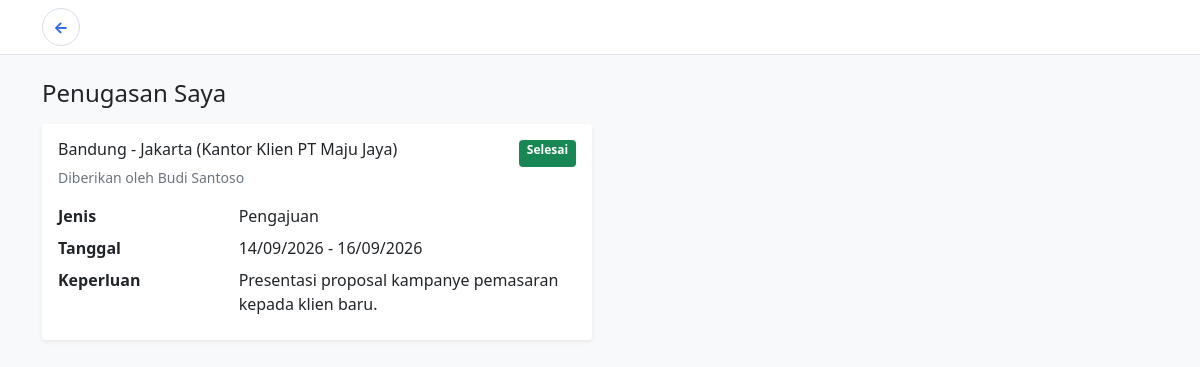
The page /penugasan_karyawan.php (signed in) on the database its author committed.
### tables this page shows
CREATE TABLE IF NOT EXISTS `penugasan` (
    `id_penugasan` INT UNSIGNED NOT NULL AUTO_INCREMENT,
    `id_pengajuan` INT UNSIGNED DEFAULT NULL,
    `id_karyawan` INT UNSIGNED NOT NULL,
    `id_atasan` INT UNSIGNED NOT NULL,
    `jenis` ENUM('Pengajuan', 'Langsung') NOT NULL,
    `tujuan` VARCHAR(150) NOT NULL,
    `tanggal_berangkat` DATE NOT NULL,
    `tanggal_pulang` DATE NOT NULL,
    `keperluan` TEXT NOT NULL,
    `status` ENUM('Aktif', 'Selesai') NOT NULL DEFAULT 'Aktif',
    `catatan` TEXT DEFAULT NULL,
    PRIMARY KEY (`id_penugasan`),
    CONSTRAINT `fk_penugasan_pengajuan`
        FOREIGN KEY (`id_pengajuan`) REFERENCES `pengajuan` (`id_pengajuan`)
        ON UPDATE CASCADE
        ON DELETE SET NULL,
    CONSTRAINT `fk_penugasan_karyawan`
        FOREIGN KEY (`id_karyawan`) REFERENCES `karyawan` (`id_karyawan`)
        ON UPDATE CASCADE
        ON DELETE CASCADE,
    CONSTRAINT `fk_penugasan_atasan`
        FOREIGN KEY (`id_atasan`) REFERENCES `karyawan` (`id_karyawan`)
        ON UPDATE CASCADE
        ON DELETE RESTRICT,
    CONSTRAINT `chk_penugasan_tanggal`
        CHECK (`tanggal_pulang` >= `tanggal_berangkat`)
);

CREATE TABLE IF NOT EXISTS `karyawan` (
    `id_karyawan` INT UNSIGNED NOT NULL AUTO_INCREMENT,
    `id_user` INT UNSIGNED NOT NULL,
    `nama` VARCHAR(100) NOT NULL,
    `nip` VARCHAR(30) NOT NULL,
    `jabatan` VARCHAR(100) NOT NULL,
    `departemen` VARCHAR(100) NOT NULL,
    `no_hp` VARCHAR(20) DEFAULT NULL,
    `alamat` TEXT DEFAULT NULL,
    PRIMARY KEY (`id_karyawan`),
    UNIQUE KEY `uq_karyawan_nip` (`nip`),
    UNIQUE KEY `uq_karyawan_id_user` (`id_user`),
    CONSTRAINT `fk_karyawan_users`
        FOREIGN KEY (`id_user`) REFERENCES `users` (`id`)
        ON UPDATE CASCADE
        ON DELETE CASCADE
);

### penugasan_karyawan.php (the view, shortened to what this page needs)
<?php
$conn = connection();
$stmt = $conn->prepare("SELECT id_karyawan FROM karyawan WHERE id_user = ?");
$stmt->bind_param("i", $_SESSION["user_id"]);
$stmt->execute();
$employee = $stmt->get_result()->fetch_assoc();
$assignments = [];
if ($employee) {
    $employeeId = (int) $employee["id_karyawan"];
    $stmt = $conn->prepare(
        "SELECT t.*, a.nama AS nama_atasan
         FROM penugasan t
         JOIN karyawan a ON a.id_karyawan = t.id_atasan
         WHERE t.id_karyawan = ?
         ORDER BY t.id_penugasan DESC"
    );
    $stmt->bind_param("i", $employeeId);
    $stmt->execute();
    $result = $stmt->get_result();
    while ($row = $result->fetch_assoc()) {
        $assignments[] = $row;
    }
}
?>
<!doctype html>
<html lang="id">
<head>
    <link href="https://cdn.jsdelivr.net/npm/bootstrap@5.0.2/dist/css/bootstrap.min.css" rel="stylesheet">
</head>
<body class="bg-light">
<nav class="navbar navbar-light bg-white border-bottom">
    <div class="container"><a class="back-circle" href="index.php" aria-label="Kembali ke Dashboard">←</a></div>
</nav>
<main class="container py-4">
    <h1 class="h4 mb-3">Penugasan Saya</h1>
    <div class="row g-3">
        <?php foreach ($assignments as $assignment): ?>
            <div class="col-lg-6">
                <div class="card border-0 shadow-sm h-100">
                    <div class="card-body">
                        <div class="d-flex justify-content-between">
                            <h2 class="h6"><?= htmlspecialchars($assignment["tujuan"]) ?></h2>
                            <span class="badge bg-<?= $assignment["status"] === "Aktif" ? "primary" : "success" ?>">
                                <?= htmlspecialchars($assignment["status"]) ?>
                            </span>
                        </div>
                        <div class="small text-muted mb-3">Diberikan oleh <?= htmlspecialchars($assignment["nama_atasan"]) ?></div>
                        <dl class="row mb-0">
                            <dt class="col-4">Jenis</dt><dd class="col-8"><?= htmlspecialchars($assignment["jenis"]) ?></dd>
                            <dt class="col-4">Tanggal</dt><dd class="col-8"><?= date("d/m/Y", strtotime($assignment["tanggal_berangkat"])) ?> - <?= date("d/m/Y", strtotime($assignment["tanggal_pulang"])) ?></dd>
                            <dt class="col-4">Keperluan</dt><dd class="col-8"><?= nl2br(htmlspecialchars($assignment["keperluan"])) ?></dd>
                        </dl>
                    </div>
                </div>
            </div>
        <?php endforeach; ?>
    </div>
</main>
</body>
</html>

### penugasan_karyawan.php (style rules this page uses)
.back-circle { width:38px;height:38px;display:inline-grid;place-items:center;border:1px solid #d7deea;border-radius:50%;background:#fff;color:#2563eb;text-decoration:none;font-weight:700 }

### rows shown on the page
penugasan: tujuan "Bandung - Jakarta (Kantor Klien PT Maju Jaya)", status "Selesai", id_atasan.nama "Budi Santoso", jenis "Pengajuan", tanggal_berangkat "14/09/2026", tanggal_pulang "16/09/2026", keperluan "Presentasi proposal kampanye pemasaran kepada klien baru."
